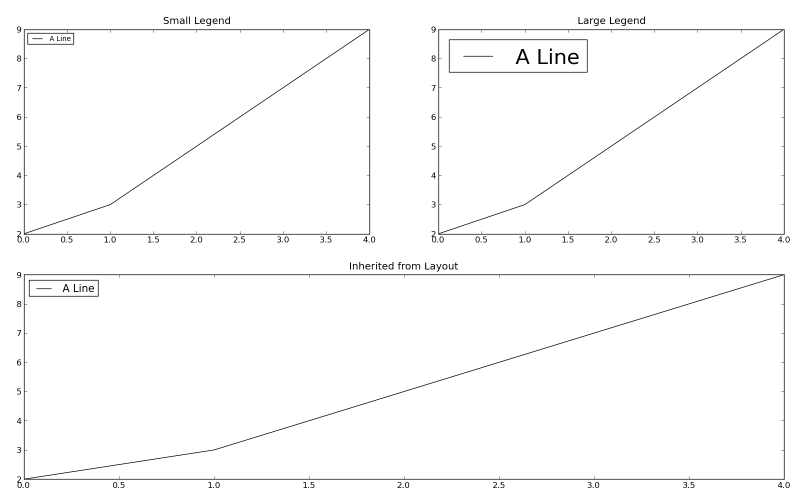

This figure's Python source:
line = Line()
line.xValues = range(5)
line.yValues = [2,3,5,7,9]
line.label = "A Line"

linePlot1 = Plot()
linePlot1.setTitle("Small Legend")
linePlot1.add(line)
linePlot1.hasLegend()
linePlot1.setLegendLabelSize(10)

linePlot2 = Plot()
linePlot2.setTitle("Large Legend")
linePlot2.add(line)
linePlot2.hasLegend()
linePlot2.setLegendLabelSize(30)

linePlot3 = Plot()
linePlot3.setTitle("Inherited from Layout")
linePlot3.add(line)
linePlot3.hasLegend()

layout = PlotLayout()
layout.setWidth(2)
layout.addPlot(linePlot1)
layout.addPlot(linePlot2)
layout.addPlot(linePlot3)
layout.setLegendLabelSize(15)
layout.setPlotParameters(left=0.03, bottom=0.03,
                         right=0.98, top=0.94)
layout.plot()
